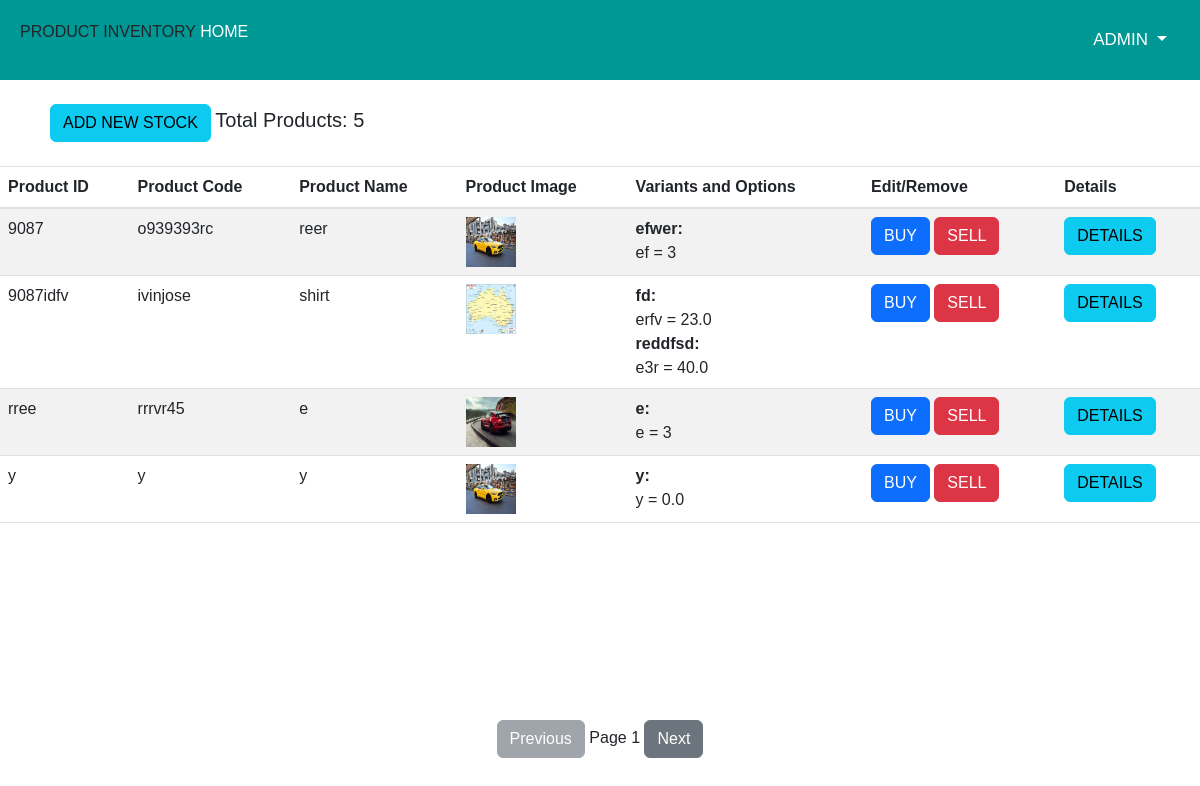
The page / (signed in) on the database its author committed.
### main.py (models this page shows)
class Product(db.Model):
    __tablename__ = 'products'
    id = db.Column(db.String(36), primary_key=True, default=lambda: str(uuid.uuid4()))
    ProductID = db.Column(db.BigInteger, unique=True, nullable=False)
    ProductCode = db.Column(db.String(255), unique=True, nullable=False)
    ProductName = db.Column(db.String(255), nullable=False)
    ProductImage = db.Column(db.String(255), nullable=True)
    CreatedDate = db.Column(db.DateTime, nullable=False, default=db.func.current_timestamp())
    UpdatedDate = db.Column(db.DateTime, nullable=True, onupdate=db.func.current_timestamp())
    CreatedUser = db.Column(db.String(36), db.ForeignKey('auth_users.id'), nullable=False)
    IsFavourite = db.Column(db.Boolean, default=False)
    Active = db.Column(db.Boolean, default=True)
    HSNCode = db.Column(db.String(255), nullable=True)
    TotalStock = db.Column(db.Numeric(20,8), nullable=True, default=0.00)
    __table_args__ = (db.UniqueConstraint('ProductCode', 'ProductID', name='unique_product_constraint'),)

class ProductImage(db.Model):
    __tablename__ = 'product_images'
    id = db.Column(db.String(36), primary_key=True, default=lambda: str(uuid.uuid4()))
    Product = db.Column(db.String(36), db.ForeignKey('products.id'), nullable=False)
    ImageURL = db.Column(db.String(255), nullable=False)
    CreatedDate = db.Column(db.DateTime, nullable=False, default=db.func.current_timestamp())
    UpdatedDate = db.Column(db.DateTime, nullable=True, onupdate=db.func.current_timestamp())

class ProductVariant(db.Model):
    __tablename__ = 'product_varients'
    id = db.Column(db.String(36), primary_key=True, default=lambda: str(uuid.uuid4()))
    Product = db.Column(db.String(36), db.ForeignKey('products.id'), nullable=False)
    VariantName = db.Column(db.String(255), nullable=False)
    CreatedDate = db.Column(db.DateTime, nullable=False, default=db.func.current_timestamp())
    UpdatedDate = db.Column(db.DateTime, nullable=True, onupdate=db.func.current_timestamp())

class ProductVariantOption(db.Model):
    __tablename__ = 'product_varient_options'
    id = db.Column(db.String(36), primary_key=True, default=lambda: str(uuid.uuid4()))
    Variant = db.Column(db.String(36), db.ForeignKey('product_varients.id'), nullable=False)
    quantity = db.Column(db.String(36), db.ForeignKey('product_varients.id'), nullable=False)
    OptionName = db.Column(db.String(255), nullable=False)
    CreatedDate = db.Column(db.DateTime, nullable=False, default=db.func.current_timestamp())
    UpdatedDate = db.Column(db.DateTime, nullable=True, onupdate=db.func.current_timestamp())

### main.py (the view)
@app.route('/')
def home():
    if 'loggedin' in session:
        products = Product.query.all()
        product_data = []
        for product in products:
            variants = ProductVariant.query.filter_by(Product=product.id).all()
            variant_data = []
            for variant in variants:
                options = ProductVariantOption.query.filter_by(Variant=variant.id).all()
                option_data = []
                for option in options:
                    option_data.append({
                        "option_name": option.OptionName,
                        "quantity": option.quantity  # Fetch the quantity field
                    })
                variant_data.append({
                    "variant_name": variant.VariantName,
                    "options": option_data
                })
            product_images = ProductImage.query.filter_by(Product=product.id).all()
            image_urls = [img.ImageURL for img in product_images]
            created_user = product.CreatedUser  # Assuming 'CreatedUser' stores the user ID of the product creator
            created_date = product.CreatedDate.strftime('%Y-%m-%d %H:%M:%S') if product.CreatedDate else None
            product_data.append({
                "id":product.id,
                "product_id": product.ProductID,
                "product_code": product.ProductCode,
                "product_name": product.ProductName,
                "product_image": image_urls,
                "variants": variant_data,
                "created_user": created_user,  # Add this field to display the creator's user ID
                "created_date": created_date  # Add this field to display the creation date
            })
        return render_template('home.html', products=product_data)
    else:
        return render_template('login.html')

### templates/home.html (shortened to what this page needs)
{% extends 'base.html' %}
{% block content %}
<!DOCTYPE html>
<html lang="en">
<head>
</head>
<body>
<br>
<a href="{{ url_for('add_stock')}}" class="btn btn-info" id="add_stock_btn">Add New Stock</a>
<span id="total_products">Total Products: {{ products|length }}</span>
<br><br>
{% if products %}
    <div id="pagination-wrapper">
        <table class="table table-striped" id="product-table">
            <thead>
                <tr>
                    <th>Product ID</th>
                    <th>Product Code</th>
                    <th>Product Name</th>
                    <th>Product Image</th>
                    <th>Variants and Options</th>
                    <th>Edit/Remove</th>
                    <th>Details</th>
                </tr>
            </thead>
            <tbody id="product-body">
                {% for product in products %}
                    <tr class="product-row">
                        <td>{{ product.product_id }}</td>
                        <td>{{ product.product_code }}</td>
                        <td>{{ product.product_name }}</td>
                        <td><img src="{{ url_for('static', filename='uploads/' + product.product_image[0]) }}" alt="{{ product.product_image[0] }}" style="width: 50px; height: 50px;"></td>
                        <td>
                            {% for variant in product.variants %}
                                <strong>{{ variant.variant_name }}:</strong><br>
                                {% for option in variant.options %}
                                    {{ option.option_name }} = {{ option.quantity }}<br>
                                {% endfor %}
                            {% endfor %}
                        </td>
                        <td>
                            <a href="/buy-product/{{ product.id }}" class="btn btn-primary">BUY</a>
                            <a href="/sell-product/{{ product.id }}" class="btn btn-danger">SELL</a>
                        </td>
                        <td>
                            <a href="/product-details/{{ product.id }}" class="btn btn-info">Details</a>
                        </td>
                    </tr>
                {% endfor %}
            </tbody>
        </table>
        <div id="pagination-controls">
            <button id="prev-btn" class="btn btn-secondary" onclick="changePage(-1)">Previous</button>
            <span id="page-number">Page 1</span>
            <button id="next-btn" class="btn btn-secondary" onclick="changePage(1)">Next</button>
        </div>
    </div>
{% else %}
    <p>No products available.</p>
{% endif %}
</body>
</html>
{% endblock %}

### static/css/style.css (style rules this page uses)
* { margin: 0px; padding: 0px; }
body { font-family: 'Rubik', sans-serif; }
a, a:hover, a:focus { text-decoration: none; }
:root { --extradarkbg :#004846; --darkbg: #009894; --lightbg: #02a5a5; --fontcolor: #01564d; --white: white; }
a { color: white; text-transform: uppercase; }

### templates/base.html (style rules this page uses)
#add_stock_btn { margin-left: 50px; }
#pagination-controls { position: fixed; top: 90%; left: 50%; transform: translateX(-50%); width: 30%; z-index: 1050; text-align: center; margin-top: 0; }
#total_products { font-size: 20px; }

### rows shown on the page
Product: product_id "9087", product_code "o939393rc", product_name "reer", ImageURL (picture)
ProductVariant: variant_name "efwer"
ProductVariantOption: option_name "ef", quantity "3"
Product: product_id "9087idfv", product_code "ivinjose", product_name "shirt", ImageURL (picture)
ProductVariant: variant_name "fd"
ProductVariantOption: option_name "erfv", quantity "23.0"
ProductVariant: variant_name "reddfsd"
ProductVariantOption: option_name "e3r", quantity "40.0"
Product: product_id "rree", product_code "rrrvr45", product_name "e", ImageURL (picture), variant_name "e", option_name "e", quantity "3"
Product: product_id "y", product_code "y", product_name "y", ImageURL (picture), variant_name "y"
ProductVariantOption: option_name "y", quantity "0.0"

### other values the page prints
{{ session['username'] }} "ADMIN"
{{ products|length }} "5"
